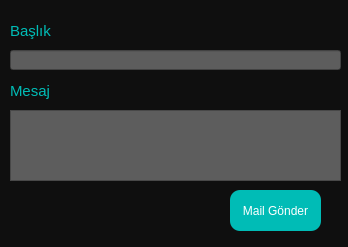
<?xml version="1.0" encoding="UTF-8"?>
<ui version="4.0">
 <class>usermailwindow</class>
 <widget class="QDialog" name="usermailwindow">
  <property name="geometry">
   <rect>
    <x>0</x>
    <y>0</y>
    <width>348</width>
    <height>247</height>
   </rect>
  </property>
  <property name="windowTitle">
   <string>Kullanıcılara Mail Gönder</string>
  </property>
  <property name="styleSheet">
   <string notr="true">QLabel
{
background:transparent;
color:#00bcb6;
}
QPushButton{color:white;border-radius:30px;}
QPushButton{background-color:#00bcb6;border-radius:10px;}
QDialog{background-color:rgb(15, 15, 15);}
QTextEdit{background-color:rgb(93, 93, 93); color:#00bcb6;}
QPlainTextEdit{background-color:rgb(93, 93, 93); color:#00bcb6;}
QLineEdit{background-color:rgb(93, 93, 93); color:#00bcb6;}

</string>
  </property>
  <widget class="QPlainTextEdit" name="mailmessage">
   <property name="geometry">
    <rect>
     <x>10</x>
     <y>110</y>
     <width>331</width>
     <height>71</height>
    </rect>
   </property>
   <property name="font">
    <font>
     <pointsize>10</pointsize>
    </font>
   </property>
  </widget>
  <widget class="QLabel" name="label">
   <property name="geometry">
    <rect>
     <x>10</x>
     <y>20</y>
     <width>41</width>
     <height>21</height>
    </rect>
   </property>
   <property name="font">
    <font>
     <pointsize>11</pointsize>
    </font>
   </property>
   <property name="text">
    <string>Başlık </string>
   </property>
  </widget>
  <widget class="QPushButton" name="pushButton_2">
   <property name="geometry">
    <rect>
     <x>230</x>
     <y>190</y>
     <width>91</width>
     <height>41</height>
    </rect>
   </property>
   <property name="text">
    <string>Mail Gönder</string>
   </property>
  </widget>
  <widget class="QLineEdit" name="mailtitle">
   <property name="geometry">
    <rect>
     <x>10</x>
     <y>50</y>
     <width>331</width>
     <height>20</height>
    </rect>
   </property>
   <property name="font">
    <font>
     <pointsize>10</pointsize>
    </font>
   </property>
  </widget>
  <widget class="QLabel" name="label_2">
   <property name="geometry">
    <rect>
     <x>10</x>
     <y>80</y>
     <width>41</width>
     <height>21</height>
    </rect>
   </property>
   <property name="font">
    <font>
     <pointsize>11</pointsize>
    </font>
   </property>
   <property name="text">
    <string>Mesaj</string>
   </property>
  </widget>
 </widget>
 <resources/>
 <connections/>
</ui>
